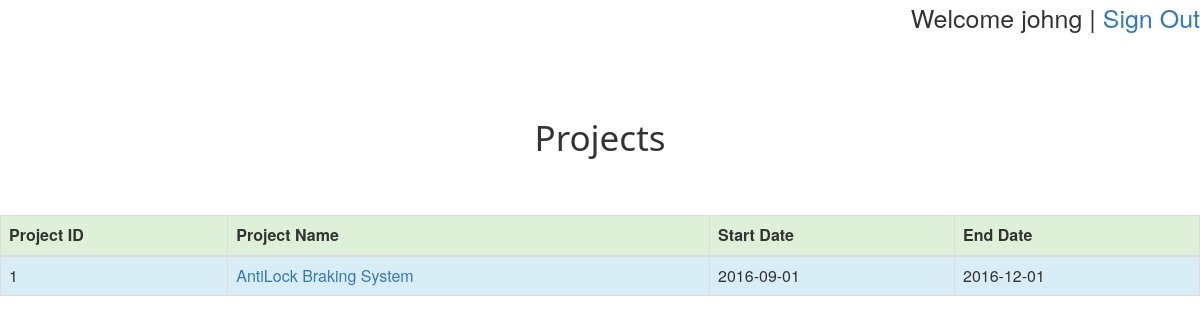
Page /ScrumMasterHome.php (signed in) on the committed database.
### tables this page shows
CREATE TABLE `user` (
  `EmpId` int(10) NOT NULL,
  `FirstName` varchar(30) DEFAULT NULL,
  `LastName` varchar(30) DEFAULT NULL,
  `Username` varchar(30) NOT NULL,
  `Password` varchar(50) DEFAULT NULL,
  `EmailId` varchar(50) DEFAULT NULL
);

CREATE TABLE `project` (
  `ProjectId` int(10) NOT NULL,
  `Title` varchar(50) NOT NULL,
  `Description` varchar(200) DEFAULT NULL,
  `StartDate` date DEFAULT NULL,
  `EndDate` date DEFAULT NULL,
  `IsActive` tinyint(1) DEFAULT '1',
  `CreatedBy` int(10) DEFAULT NULL
);

### Session.php (called while the page is built, shortened)
<?php
include('Config.php');
$user_check = $_SESSION['loggeduser'];
$ses_sql = mysqli_query($connect,"select Username,EmpId from User where Username = '$user_check' ");
$row = mysqli_fetch_row($ses_sql);
$login_session = $row[0];
$EmpId_session = $row[1];
?>

### ScrumMasterHome.php (the view)
<?php
include 'Header.php';
?>
<div style="text-align: right;font-size: 25px;">Welcome <?php echo "$login_session |"; ?> &#09; <a href = "logout.php">Sign Out</a></div>
 <h1 style="text-align:center;">Projects</h1>
<?php
	$selectquery = "select P.ProjectId, P.Title, P.StartDate, P.EndDate from Project P INNER JOIN UserToProject UP ON P.ProjectId = UP.ProjectId INNER JOIN UserToRole UR ON UP.UtoRId = UR.Id where UR.RoleId = 3 and UR.EmpId = $EmpId_session;";
	$result = mysqli_query ( $connect, $selectquery );
	?>
	<div id="hometable" class="table-responsive">
	<br/>
	<table class="table table-bordered" id="t01">
		<thead>
			<tr  class="success">
				<th>Project ID</th>
				<th>Project Name</th>
				<th>Start Date</th>
				<th>End Date</th>
			</tr>
		</thead>
		<tbody>
		<?php
		if (! $result) {
			echo "<tr>
			<td>Connection failed</td></tr> ";
		} else {
			while ( $row = mysqli_fetch_row ( $result ) ) {
				echo "<tr class=\"info\">
			<td>{$row[0]}</td>
			<td><a href=\"ProjectHome.php?link=$row[0]\">{$row[1]}</a></td>
			<td>{$row[2]}</td>
			<td>{$row[3]}</td>
			</tr>\n";
			}
		}
		?>
		</tbody>
	</table>
	</div>
</body>
</html>

### CSS/Main.css (style rules this page uses)
h1 { font: 35px/1 DNLTL; font-family: "Segoe UI",Arial,sans-serif; margin: 7% 0 40px 0; }

### rows in the picture
user: Username "johng"
project: ProjectId "1", Title "AntiLock Braking System", StartDate "2016-09-01", EndDate "2016-12-01"
